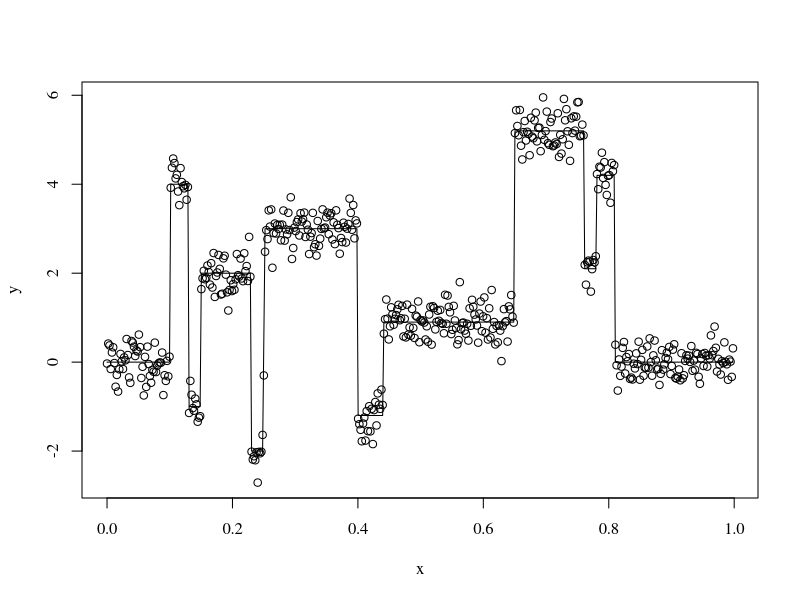
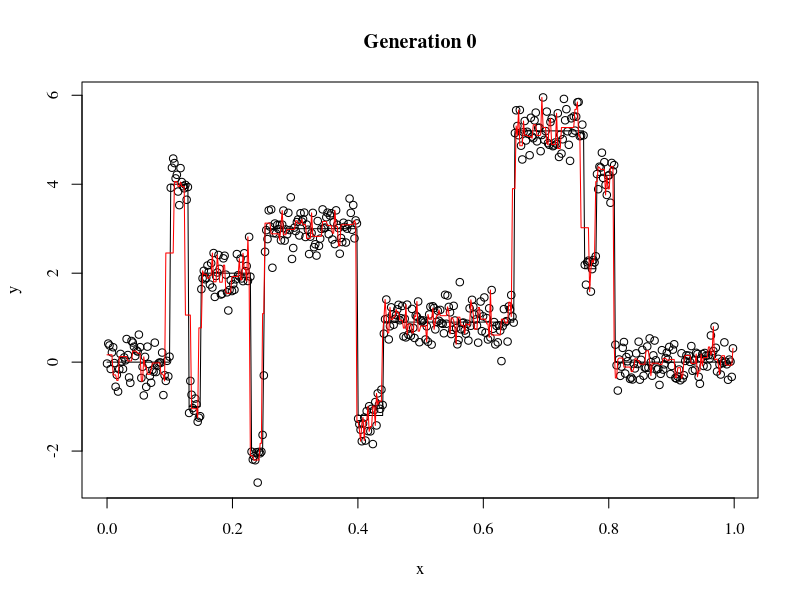
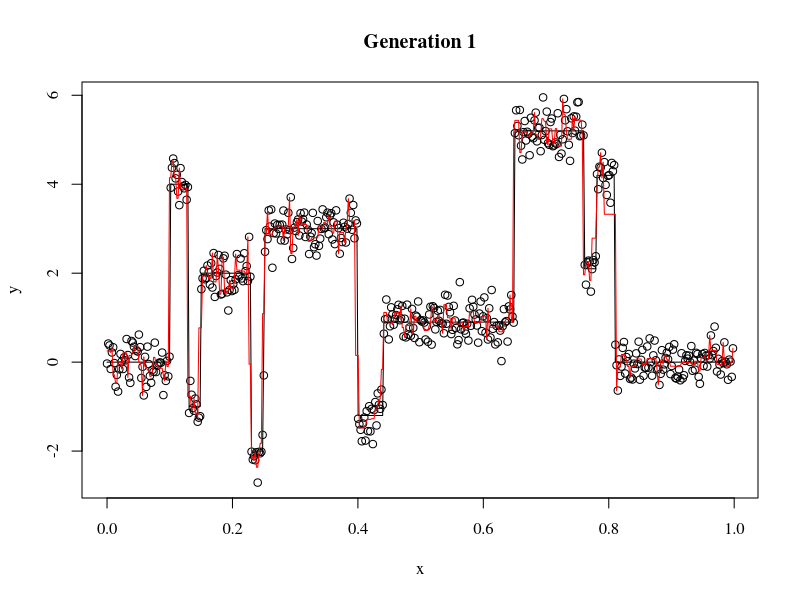
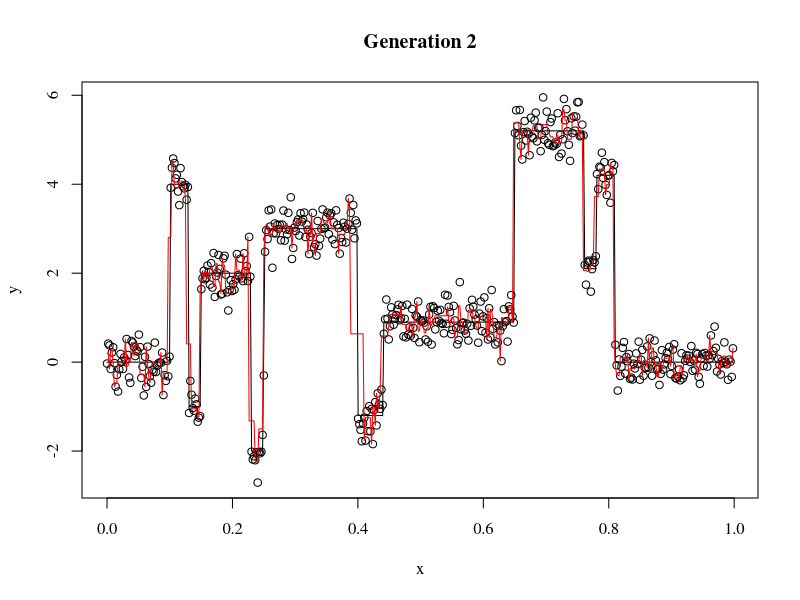
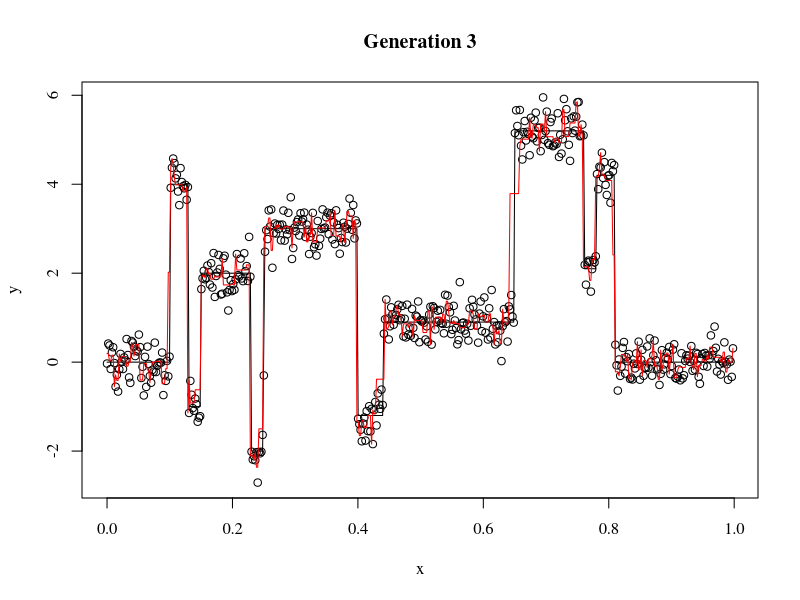
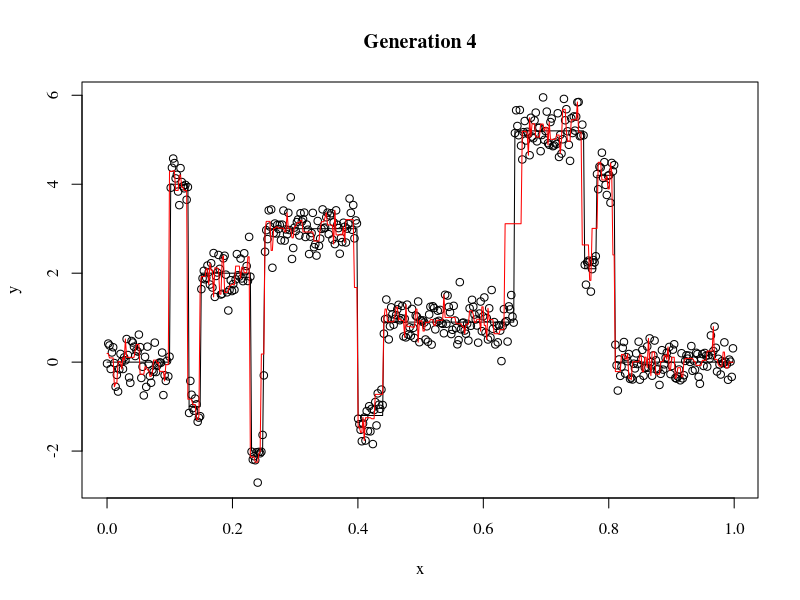
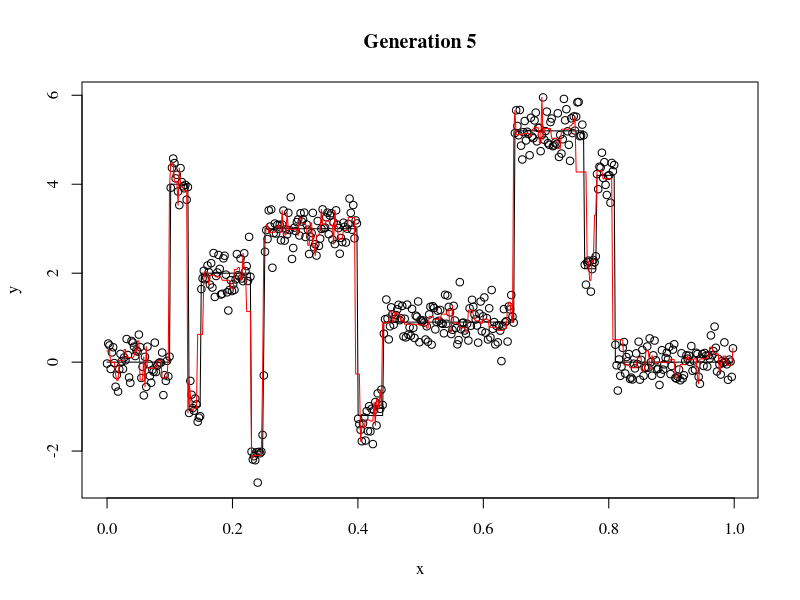
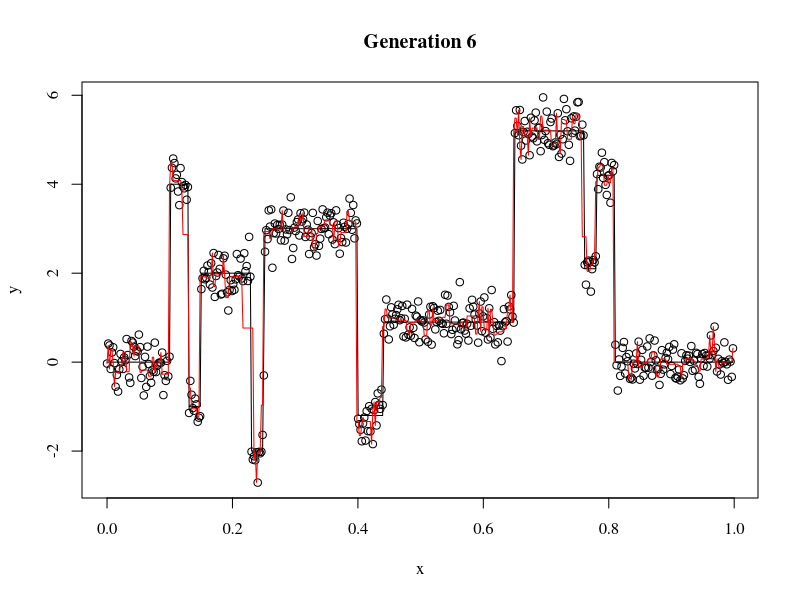

R code for these plots, in order:
par(family = 'serif')
setwd("/Users/mikhailgaerlan/Box Sync/Education/UC Davis/2016-2017 Spring/STA 243 Computational Statistics/Assignments/Assignment 2")
rm(list=ls())

#=========
#    2
#=========
#=======================
# Test Data and Function
#=======================
truefunction = function(x){
  t = c(0.1,0.13,0.15,0.23,0.25,0.4,0.44,0.65,0.76,0.78,0.81)
  h = c(4,-5,3,-4,5,-4.2,2.1,4.3,-3.1,2.1,-4.2)
  temp = 0
  for (i in 1:11){
    temp = temp+h[i]/2*(1+sign(x-t[i]))
  }
  return(temp)
}
n = 512
x = (0:(n-1))/n
f = truefunction(x)
set.seed(0401)
y = f+rnorm(f)/3
plot(x,y)
lines(x,f)

#=======================
# Program functions
#=======================
getparams = function(chromo){
  pieces = sum(chromo)+1
  breaks = 0*1:(pieces-1)
  breakindex = 0*1:(pieces-1)
  heights = 0*1:pieces
  j = 1
  for (n in 1:length(chromo)){
    if (chromo[n] == 1){
      breaks[j] = x[n+1]
      breakindex[j] = n+1
      if (j == 1){
        heights[j] = mean(y[1:n])
      } else{
        heights[j] = mean(y[(breakindex[j-1]+1):breakindex[j]])
      }
      sum = y[n]
      j = j + 1
    }
  }
  heights[pieces] = mean(y[(breakindex[pieces-1]):length(x)])
  return(c(pieces,breaks,heights,breakindex))
}
modelfunction = function(x,t,h){
  temp = 0
  for (j in 1:length(h)){
    if (j == 1){
      if ((x >= 0)&&(x < t[j])){
        temp = h[j]
        break
      }
    } else if (j == length(h)){
      if ((x >= t[j-1])&&(x <= 1)){
        temp = h[j]
        break
      }
    } else {
      if ((x >= t[j-1])&&(x < t[j])){
        temp = h[j]
        break
      }
    }
  }
  return(temp)
}
mdl = function(chromo){
  params = getparams(chromo)
  limits = params[2:(params[1])]
  heights = params[(params[1]+1):(2*params[1])]
  indices = params[(2*params[1]+1):length(params)]
  nj = 1:params[1]
  nj[1] = indices[1]-1
  for (i in 2:(params[1]-1)){
    nj[i] = indices[i]-indices[i-1]
  }
  nj[params[1]] = n+1-indices[params[1]-1]
  ymodel = getmodel(chromo,limits,heights)
  return(params[1]*log(n)+(1/2)*sum(log(nj))+(n/2)*log((1/n)*sum((y-ymodel)^2)))
}
aic = function(chromo){
  params = getparams(chromo)
  limits = params[2:(params[1])]
  heights = params[(params[1]+1):(2*params[1])]
  ymodel = getmodel(chromo,limits,heights)
  return(n*log((1/n)*sum(y-ymodel)^2)+2*params[1]*log(n))
}
getmodel = function(chromo,limits,heights){
  ymodel = 0*x
  for (i in 1:length(x)){
    ymodel[i] = modelfunction(x[i],limits,heights)
  }
  return(ymodel)
}
rank = function(population,fitness){
  rankings = 0*fitness
  sortedfitness = sort(fitness,decreasing=TRUE)
  for (i in 1:dim(population)[1]){
    for (j in 1:dim(population)[1]){
      if (sortedfitness[i]==fitness[j]){
        rankings[j] = i
        break
      }
    }
  }
  return(rankings)
}

#=======================
# Main Program 
#=======================
pop_size = 300
stop_gen = 20
cross_prob = 0.9
mut_prob = 0.05
printl = TRUE
criteria = FALSE
#TRUE for MDL
#FALSE for AIC
if (criteria){
  file_name = sprintf("mdl_gen_data_%d_%d.csv",pop_size,stop_gen)
} else{
  file_name = sprintf("aic_gen_data_%d_%d.csv",pop_size,stop_gen)
}

#----------------------------
# Population Initialization
#----------------------------
if (printl) print("Generation 0")
population = array(0,dim=c(pop_size,n-1))
fitness = array(0,dim=c(pop_size))
for (i in 1:pop_size){
  population[i,1:(n-1)] = sample(c(0,1),n-1,replace=TRUE)
  if (criteria){
    fitness[i] = mdl(population[i,1:(n-1)])
  } else{
    fitness[i] = aic(population[i,1:(n-1)])
  }
}
rankings = rank(population,fitness)

#Best Model
for (i in 1:pop_size){
  if (rankings[i] == pop_size){
    print(sprintf("Best Fitness: %f",fitness[i]))
    write(sprintf("%d %f",0,fitness[i]),file=file_name,append = FALSE)
    chromo = population[i,1:(n-1)]
    params = getparams(chromo)
    limits = params[2:(params[1])]
    heights = params[(params[1]+1):(2*params[1])]
    ymodel = getmodel(chromo,limits,heights)
    plot(x,y)
    title(main = sprintf("Generation 0"))
    lines(x,f)
    lines(x,ymodel,col='red')
    break
  }
}


#----------------------------
# Begin Genetic Algorithm
#----------------------------
stopping = 0
ngen = 1
while (stopping < stop_gen){
  if (printl) print(sprintf("Generation %d",ngen))
  offspring = array(0,dim=c(pop_size,n-1))
  off_fitness = array(0,dim=c(pop_size))
  
  #----------------------------
  # Creating new generation
  #----------------------------
  if (printl) print("Making offspring")
  for (i in 1:pop_size){
    if (runif(1) < cross_prob){
      parents = sample(1:pop_size,2,replace=FALSE,prob=rankings/sum(rankings))
      for (j in 1:(n-1)){
        if (runif(1) < 1/2) {
          offspring[i,j] = population[parents[1],j]
        } else{
          offspring[i,j] = population[parents[2],j]
        }
      }
    } else {
      parent = sample(1:pop_size,1,replace=FALSE,prob=rankings/sum(rankings))
      offspring[i] = population[parent[1]]
      for (j in 1:(n-1)){
        if (runif(1) < mut_prob){
          if (offspring[i,j] == 0){
            offspring[i,j] = 1
          } else{
            offspring[i,j] = 0
          }
        }
      }
    }
  }
  for (i in 1:pop_size){
    if (criteria){
      off_fitness[i] = mdl(offspring[i,1:(n-1)])
    } else{
      off_fitness[i] = aic(offspring[i,1:(n-1)])
    }
  }
  
  #----------------------------
  # Elitist
  #----------------------------
  #Combine parents and offspring
  total_pop = rbind(population,offspring)
  total_fit = rbind(fitness,off_fitness)
  total_rank = rank(total_pop,total_fit)
  #Keep only n best individuals
  off_rankings = array(0,dim=c(pop_size))
  for (i in 1:pop_size){
    for (j in 1:(2*pop_size)){
      if (total_rank[j] == (2*pop_size+1-i)){
        offspring[i] = total_pop[j]
        off_fitness[i] = total_fit[j]
        off_rankings[i] = pop_size+1-i
      }
    }
  }
  
  for (i in 1:pop_size){
    if (off_rankings[i] == pop_size){
      print(sprintf("Best Fitness: %f",off_fitness[i]))
      write(sprintf("%d %f",ngen,off_fitness[i]),file=file_name,append = TRUE)
      chromo = offspring[i,1:(n-1)]
      params = getparams(chromo)
      limits = params[2:(params[1])]
      heights = params[(params[1]+1):(2*params[1])]
      ymodel = getmodel(chromo,limits,heights)
      plot(x,y)
      title(main = sprintf("Generation %d",ngen))
      lines(x,f)
      lines(x,ymodel,col='red')
      break
    }
  }
  
  i = 1
  while (i <= pop_size){
    if (off_rankings[i]==pop_size){
      j = 1
      while (j <= pop_size){
        if (rankings[j]==pop_size){
          if (off_fitness[i] == fitness[j]){
            stopping = stopping + 1
            if (printl) print(sprintf("Same for %d generations",stopping))
            i = pop_size
            j = pop_size
          } else{
            stopping = 0
            if (printl) print(sprintf("Not the same..."))
            i = pop_size
            j = pop_size
          }
        }
        j = j + 1
      }
    }
    i = i + 1
  }
  
  population = offspring
  fitness = off_fitness
  rankings = off_rankings
  ngen = ngen + 1
}

#Best Model
for (i in 1:pop_size){
  if (rankings[i] == pop_size){
    chromo = population[i,1:(n-1)]
    params = getparams(chromo)
    limits = params[2:(params[1])]
    heights = params[(params[1]+1):(2*params[1])]
    ymodel = getmodel(chromo,limits,heights)
    plot(x,y)
    title(main = sprintf("Generation %d",ngen-1))
    lines(x,f)
    lines(x,ymodel,col='blue')
    break
  }
}